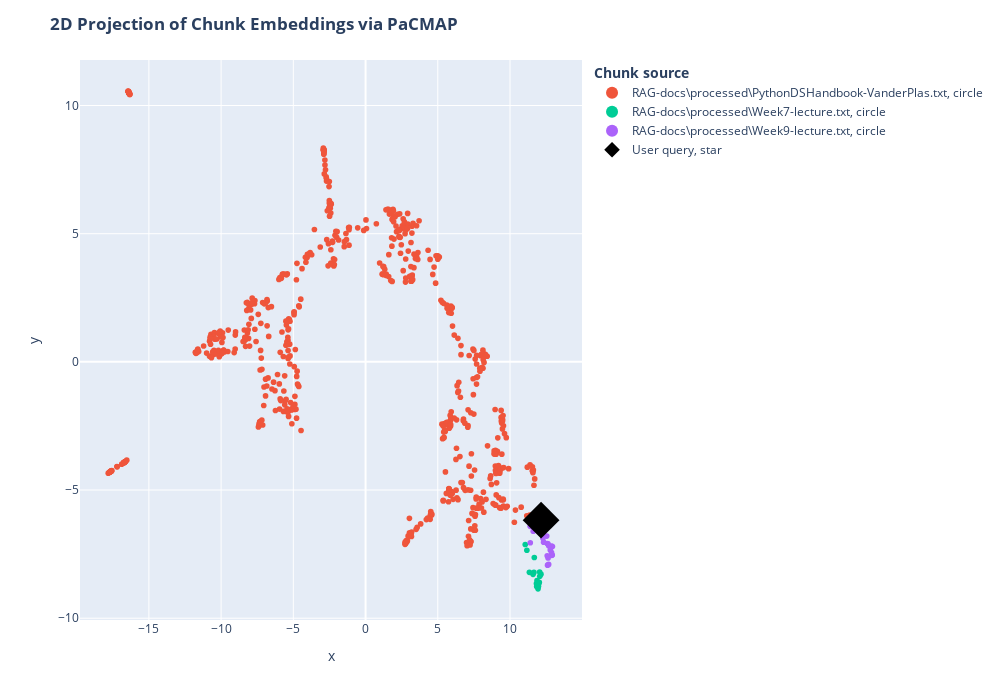

Notebook code cell kept with this figure:
### Code cell
# vistualize pca projection

df = pd.DataFrame.from_dict(
    [
        {
            "x": documents_projected[i, 0],
            "y": documents_projected[i, 1],
            "source": docs_processed[i].metadata["source"]["source"],#.split("/")[1],
            "extract": docs_processed[i].page_content[:100] + "...",
            "symbol": "circle",
            "size_col": 4,
        }
        for i in range(len(docs_processed))
    ]
    + [
        {
            "x": documents_projected[-1, 0],
            "y": documents_projected[-1, 1],
            "source": "User query",
            "extract": user_query,
            "size_col": 100,
            "symbol": "star",
        }
    ]
)

# Visualize the embedding
fig = px.scatter(
    df,
    x="x",
    y="y",
    color="source",
    hover_data="extract",
    size="size_col",
    symbol="symbol",
    color_discrete_map={"User query": "black"},
    width=1000,
    height=700,
)
fig.update_traces(
    marker=dict(opacity=1, line=dict(width=0, color="DarkSlateGrey")),
    selector=dict(mode="markers"),
)
fig.update_layout(
    legend_title_text="<b>Chunk source</b>",
    title="<b>2D Projection of Chunk Embeddings via PaCMAP</b>",
)
fig.show()

### Figure 1 — Plotly figure (JSON) as saved in the notebook; plotly's stock layout.template omitted (floating-point values rounded to 4 significant figures; data arrays with more than 128 entries replaced by an {"elided": "..."} marker saying what was removed)
{"data": [{"customdata": {"elided": "645x1 str values"}, "hovertemplate": "source=RAG-docs\\processed\\PythonDSHandbook-VanderPlas.txt<br>symbol=circle<br>x=%{x}<br>y=%{y}<br>size_col=%{marker.size}<br>extract=%{customdata[0]}<extra></extra>", "legendgroup": "RAG-docs\\processed\\PythonDSHandbook-VanderPlas.txt, circle", "marker": {"color": "#EF553B", "line": {"color": "DarkSlateGrey", "width": 0}, "opacity": 1, "size": {"elided": "645 int values"}, "sizemode": "area", "sizeref": 0.25, "symbol": "circle"}, "mode": "markers", "name": "RAG-docs\\processed\\PythonDSHandbook-VanderPlas.txt, circle", "orientation": "v", "showlegend": true, "type": "scatter", "x": {"elided": "645 float values"}, "xaxis": "x", "y": {"elided": "645 float values"}, "yaxis": "y"}, {"customdata": [["okay hello welcome to uh week 11's lecture uh it's been a little while since we\n\ntalked about some o..."], ["all right and so uh what we're gonna do is we're gonna build our models off of this training set all..."], ["you right here the answer is probably not right to a certain extent they they will but it's importan..."], ["in a classification standpoint all right so we're doing all classification here i'll talk about regr..."], ["outputs so the idea is that they're they can't they'll predict hard classes right these ones are zer..."], ["think back to what i just said about the 75 25 scenario all right\n\nand let's be more discreet about ..."], ["and true positive are good all right so we want these numbers here we've talked about this before to..."], ["all the way up to all the way up to 100 right so now nothing is fraud\n\neverybody becomes rich throug..."], ["this true positive true positive false negative i think we walked through this so i'm going to spend..."], ["positive and false positive rate and those just become data points on a axis you just graph them\n\non..."], ["all right what this means is that your your your classifier is contributing absolutely nothing right..."], ["precision and recall okay it's particularly useful if you have unbalanced data sets right\n\nif you ha..."], ["that wrong log loss takes that into account okay all right so if we see a log loss\n\nof one can be ex..."], ["right but basically the way you calculate this is that you know say we had you know and that's good ..."], ["substantial agreement so we've got two that agree here right that's how campo works it's just\n\nthat ..."], ["so there's different metrics that you would use to assess a continuous variable right kind of in a r..."], ["right but this is not going to be in the language of the dependent root mean squared error will be a..."], ["i bring this up because it's associated with thresholding because if you want to adjust the threshol..."], ["would see over here right all right this one here is going to have high bias\n\nokay it's going to be ..."], ["this second white circle right but it is on target okay so we've introduced a bunch of\n\nconcept here..."]], "hovertemplate": "source=RAG-docs\\processed\\Week7-lecture.txt<br>symbol=circle<br>x=%{x}<br>y=%{y}<br>size_col=%{marker.size}<br>extract=%{customdata[0]}<extra></extra>", "legendgroup": "RAG-docs\\processed\\Week7-lecture.txt, circle", "marker": {"color": "#00cc96", "line": {"color": "DarkSlateGrey", "width": 0}, "opacity": 1, "size": [4, 4, 4, 4, 4, 4, 4, 4, 4, 4, 4, 4, 4, 4, 4, 4, 4, 4, 4, 4], "sizemode": "area", "sizeref": 0.25, "symbol": "circle"}, "mode": "markers", "name": "RAG-docs\\processed\\Week7-lecture.txt, circle", "orientation": "v", "showlegend": true, "type": "scatter", "x": [11.34, 11.59, 11.87, 12.03, 11.97, 11.9, 11.99, 11.94, 11.94, 11.85, 11.94, 11.83, 11.94, 12.06, 12.14, 12.05, 11.68, 11.06, 11.17, 11.66], "xaxis": "x", "y": [-8.211, -8.288, -8.532, -8.601, -8.75, -8.748, -8.649, -8.772, -8.854, -8.763, -8.678, -8.645, -8.67, -8.364, -8.282, -8.2, -7.632, -7.125, -7.348, -8.214], "yaxis": "y"}, {"customdata": [["okay all right so let me pop this up here\n\nbigger i can do that there we go all right so we've been ..."], ["way and so here what we see this is our this is our root note up here all right this is the old clas..."], ["what's your favorite music you know if you don't know this one i guess it depends on your your\n\nyour..."], ["hurdle and now you're on to what music do you like right and so\n\nhere you know it might be that you ..."], ["okay excuse me and then we get more specific right based off the type of\n\nmusic that people are inte..."], ["the model is is built such that a sequence of ordered decisions concerning the value result and you ..."], ["individual node those individual internal leaves okay all right\n\nand it will consider every possible..."], ["tree all right it was first uh introduced here by 1984 with these four\n\nresearchers all right it can..."], ["and then even when you get up to ensemble models with random force they also become a little a littl..."], ["small variations in the data because of the nature of how they're how they're designed all right so\n..."], ["compared to predict the class and these are the two common ones for classification they're really ve..."], ["here so what we see here right it's just a total you know kind of one class example obviously we we ..."], ["date which makes sense all right so they yes all right the people the no date uh stop right there al..."], ["i guess it was pedal width right so at a certain numerical range 1.75\n\nor greater or was it less any..."], ["that could be gained uh and specific to to the um this is the you know when on a date\n\ncategory so w..."], ["right and then when we look across what we see is we have two nodes and one yes all right so it does..."], ["when we do this weighted average obvious this is all going to be zero just like i said before it's g..."], ["um you just have a you know a tree with the depth of just one split and that's it okay\n\nso that's en..."], ["when we do when we did enthalpy here we see it's 0.5 which kind of represents a perfect\n\nsplit okay ..."], ["variable at that particular split and then it will include the variable that reduces the mean square..."], ["and one solution is we can tune those hyper parameters all right so another solution is built to ens..."], ["are available all right are ones that have not been used uh anywhere higher all right\n\ninside the sp..."], ["test is you know basically they compete against each other all right as the training set gets\n\nbigge..."], ["okay so um let's take a look at overfitting all\n\nright um again uh we've talked about well you guys ..."]], "hovertemplate": "source=RAG-docs\\processed\\Week9-lecture.txt<br>symbol=circle<br>x=%{x}<br>y=%{y}<br>size_col=%{marker.size}<br>extract=%{customdata[0]}<extra></extra>", "legendgroup": "RAG-docs\\processed\\Week9-lecture.txt, circle", "marker": {"color": "#ab63fa", "line": {"color": "DarkSlateGrey", "width": 0}, "opacity": 1, "size": [4, 4, 4, 4, 4, 4, 4, 4, 4, 4, 4, 4, 4, 4, 4, 4, 4, 4, 4, 4, 4, 4, 4, 4], "sizemode": "area", "sizeref": 0.25, "symbol": "circle"}, "mode": "markers", "name": "RAG-docs\\processed\\Week9-lecture.txt, circle", "orientation": "v", "showlegend": true, "type": "scatter", "x": [12.06, 12.63, 12.94, 12.88, 12.54, 12.58, 12.33, 12.34, 11.4, 11.82, 12.6, 12.87, 12.93, 12.64, 12.68, 12.89, 12.67, 12.79, 12.58, 12.33, 11.94, 12.28, 11.4, 11.61], "xaxis": "x", "y": [-6.408, -7.099, -7.203, -7.185, -6.795, -7.085, -6.583, -6.77, -6.416, -6.369, -7.931, -7.443, -7.538, -7.652, -7.169, -7.546, -7.901, -7.339, -7.566, -7.033, -6.572, -6.883, -7.054, -6.606], "yaxis": "y"}, {"customdata": [["What is a decision tree?"]], "hovertemplate": "source=User query<br>symbol=star<br>x=%{x}<br>y=%{y}<br>size_col=%{marker.size}<br>extract=%{customdata[0]}<extra></extra>", "legendgroup": "User query, star", "marker": {"color": "black", "line": {"color": "DarkSlateGrey", "width": 0}, "opacity": 1, "size": [100], "sizemode": "area", "sizeref": 0.25, "symbol": "diamond"}, "mode": "markers", "name": "User query, star", "orientation": "v", "showlegend": true, "type": "scatter", "x": [12.15], "xaxis": "x", "y": [-6.175], "yaxis": "y"}], "layout": {"height": 700, "legend": {"itemsizing": "constant", "title": {"text": "<b>Chunk source</b>"}, "tracegroupgap": 0}, "margin": {"t": 60}, "title": {"text": "<b>2D Projection of Chunk Embeddings via PaCMAP</b>"}, "width": 1000, "xaxis": {"anchor": "y", "domain": [0, 1], "title": {"text": "x"}}, "yaxis": {"anchor": "x", "domain": [0, 1], "title": {"text": "y"}}}}
